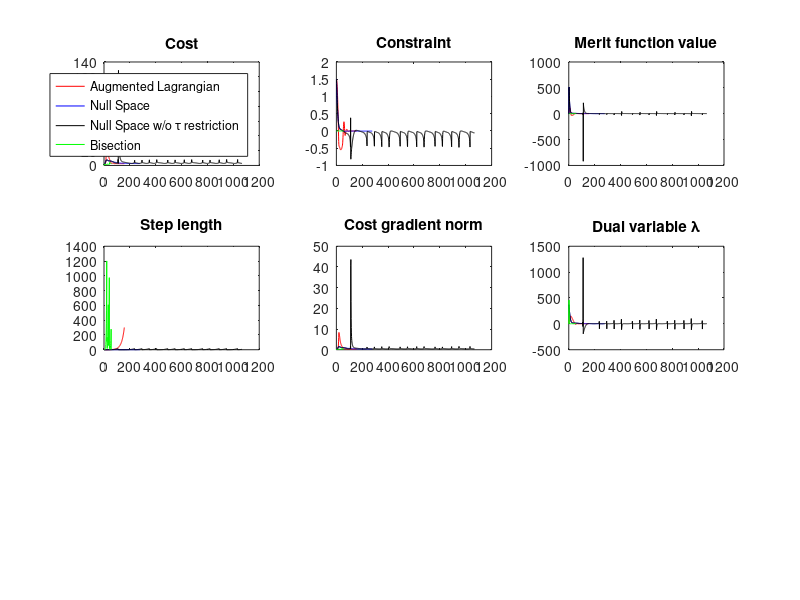

The MATLAB source for this figure:
%% OPTIMIZERS VARIABLES COMPARISON 40x40 MESH %%

load("AugLagrangianVariables.mat");
cost.Lag  = c;
it.Lag    = 1:length(c);
merit.Lag = m;
const.Lag = h;
tau.Lag   = t;
grad.Lag  = g;
dual.Lag  = d;

load("NullSpaceVariables.mat");
cost.Null  = c;
it.Null    = 1:length(cost.Null);
merit.Null = m;
const.Null = h;
tau.Null   = t;
grad.Null  = g;
dual.Null   = d;

load("NullSpaceNoConvergence.mat");
cost.Null2  = c;
it.Null2    = 1:length(cost.Null2);
merit.Null2 = m;
const.Null2 = h;
tau.Null2   = t;
grad.Null2  = g;
dual.Null2   = d;

load("BisectionVariables.mat");
cost.Bis  = c;
it.Bis    = 1:length(c);
merit.Bis = m;
const.Bis = h;
tau.Bis   = t;
grad.Bis  = g;
dual.Bis  = d;

figure(1)
hold on
subplot(3,3,1)
plot(it.Lag,cost.Lag,"red",it.Null,cost.Null,"blue",it.Null2,cost.Null2,"black",it.Bis,cost.Bis,"green")
title('Cost')
legend('Augmented Lagrangian', 'Null Space','Null Space w/o \tau restriction', 'Bisection')
subplot(3,3,2)
plot(it.Lag,const.Lag,"red",it.Null,const.Null,"blue",it.Null2,const.Null2,"black",it.Bis,const.Bis,"green")
title('Constraint')
% legend('Augmented Lagrangian', 'Null Space','Null Space w/o \tau restriction', 'Bisection')
subplot(3,3,3)
plot(it.Lag,merit.Lag,"red",it.Null,merit.Null,"blue",it.Null2,merit.Null2,"black",it.Bis,merit.Bis,"green")
title('Merit function value')
% legend('Augmented Lagrangian', 'Null Space','Null Space w/o \tau restriction', 'Bisection')
subplot(3,3,4)
plot(it.Lag,tau.Lag,"red",it.Null,tau.Null,"blue",it.Null2,tau.Null2,"black",it.Bis,tau.Bis,"green")
title('Step length')
% legend('Augmented Lagrangian', 'Null Space','Null Space w/o \tau restriction', 'Bisection')
subplot(3,3,5)
plot(it.Lag,grad.Lag,"red",it.Null,grad.Null,"blue",it.Null2,grad.Null2,"black",it.Bis,grad.Bis,"green")
title('Cost gradient norm')
% legend('Augmented Lagrangian', 'Null Space','Null Space w/o \tau restriction', 'Bisection')
subplot(3,3,6)
plot(it.Lag,dual.Lag,"red",it.Null,dual.Null,"blue",it.Null2,dual.Null2,"black",it.Bis,dual.Bis,"green")
title('Dual variable \lambda')
% legend('Augmented Lagrangian', 'Null Space','Null Space w/o \tau restriction', 'Bisection')
hold off

